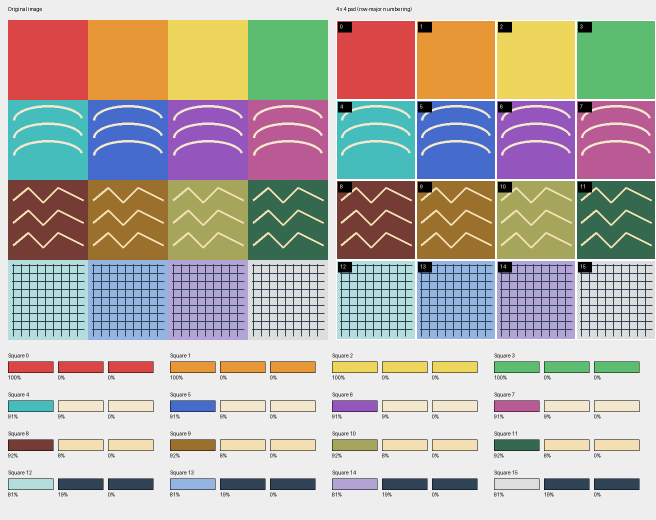
#> input picture challenge-6-prototype/chordcat-image-sonification-team/chordcat-image-sonification/examples/grid.png, 1312 x 1040 px (shown at 1/2 size)
$ python main.py examples/grid.png
#> lines starting #> are read from the running program, lines starting #| are printed output that depends on the picture; after the words box and inside, x2 and y2 are one past the last pixel; in counts of white or black regions, pixels touching at a corner belong together
### challenge-6-prototype/chordcat-image-sonification-team/chordcat-image-sonification/sonification/image_analysis.py
"""Pillow/OpenCV feature extraction, deliberately independent of musical mapping."""
import colorsys
import cv2
import numpy as np
from PIL import Image, ImageOps
from sklearn.cluster import KMeans
from threadpoolctl import threadpool_limits
from .models import Color, ImageFeatures, RegionFeatures
from .shape_analysis import analyze_shape


def load_grid_image(path):
    with Image.open(path) as source:
        # Honor camera orientation; composite transparency on white consistently.
        rgba = ImageOps.exif_transpose(source).convert('RGBA')
        canvas = Image.new('RGBA', rgba.size, 'white')
        canvas.alpha_composite(rgba)
        rgb = np.asarray(canvas.convert('RGB'))
    h, w = rgb.shape[:2]
    if min(w, h) < 4:
        raise ValueError('Image must be at least 4 by 4 pixels.')
    return np.pad(rgb, ((0, (-h)%4), (0, (-w)%4), (0, 0)), mode='edge'), (w, h)


def dominant_colors(rgb, sample_limit=4096):
    # Fixed, evenly distributed sample bounds runtime and preserves reproducibility.
    pixels = rgb.reshape(-1, 3)
    sample = pixels[np.linspace(0, len(pixels)-1,
                                min(sample_limit, len(pixels)), dtype=int)]
    lab = cv2.cvtColor(sample.astype(np.float32).reshape(1, -1, 3)/255,
                       cv2.COLOR_RGB2LAB).reshape(-1, 3)
    k = min(3, len(np.unique(lab, axis=0)))
    with threadpool_limits(limits=1):
        model = KMeans(n_clusters=k, random_state=0, n_init=10, algorithm='lloyd').fit(lab)
    counts = np.bincount(model.labels_, minlength=k)
    colors = []
    for center, count in zip(model.cluster_centers_, counts):
        representative = cv2.cvtColor(center.reshape(1, 1, 3), cv2.COLOR_LAB2RGB)[0, 0]
        rgb_value = tuple(int(v) for v in np.clip(np.rint(representative*255), 0, 255))
        hue, saturation, brightness = colorsys.rgb_to_hsv(*(v/255 for v in rgb_value))
        colors.append(Color(rgb_value, hue*360, saturation, brightness,
                            float(center[0]), float(count/len(sample))))
    colors.sort(key=lambda c: (-c.weight, c.rgb))
    # Uniform/bicolor images have fewer than three real clusters. Pad the palette
    # with zero-weight duplicates instead of fabricating nonexistent colors.
    while len(colors) < 3:
        c = colors[-1]
        colors.append(Color(c.rgb, c.hue, c.saturation, c.brightness, c.lightness, 0.0))
    return colors


def extract_image_features(path):
    rgb, source_size = load_grid_image(path)
#> in load_grid_image, source is the input picture: PIL image 1312x1040 RGB; mean R, G, B 180.7, 174.5, 167.3
#> in load_grid_image, `canvas = Image.new('RGBA', rgba.size, 'white')`: canvas: PIL image 1312x1040 RGBA; every value is 255
    h, w = rgb.shape[:2]
    palette = dominant_colors(rgb)
    # Whole-image averages are independent of the three-color approximation.
    small = cv2.resize(rgb, (min(w, 256), min(h, 256))).astype(np.float32)/255
    hsv = cv2.cvtColor(small, cv2.COLOR_RGB2HSV)
    lab = cv2.cvtColor(small, cv2.COLOR_RGB2LAB)
    global_shape = analyze_shape(rgb)
    squares = {}
    for i in range(16):
        row, col = divmod(i, 4)
        x, y = col*(w//4), row*(h//4)
        region = rgb[y:y+h//4, x:x+w//4]
        squares[i] = RegionFeatures(i, (x, y, x+w//4, y+h//4),
                                    dominant_colors(region), analyze_shape(region))
    return ImageFeatures(source_size, (w, h), palette, float(hsv[..., 1].mean()),
                         float(lab[..., 0].mean()), global_shape, squares)

### challenge-6-prototype/chordcat-image-sonification-team/chordcat-image-sonification/sonification/shape_analysis.py
"""Geometry only; measurements are normalized heuristics, not semantic recognition."""
import cv2
import numpy as np
from .models import Shape


def analyze_shape(rgb):
    gray = cv2.cvtColor(rgb, cv2.COLOR_RGB2GRAY)
    # Normalize analysis resolution to reduce dependence on input image size.
    h, w = gray.shape
    gray = cv2.resize(gray, (max(8, round(192*w/max(h,w))),
                             max(8, round(192*h/max(h,w)))))
    gray = cv2.GaussianBlur(gray, (3, 3), 0)
    edges = cv2.Canny(gray, 50, 120)
    density = float(np.count_nonzero(edges) / edges.size)
    contours, _ = cv2.findContours(edges, cv2.RETR_LIST, cv2.CHAIN_APPROX_NONE)
    lengths, sharp, turns = [], 0, 0
    for c in contours:
        length = cv2.arcLength(c, False)
        if length < 5:
            continue
        lengths.append(length)
        p = cv2.approxPolyDP(c, 1.5, False).reshape(-1, 2).astype(float)
        for a, b, d in zip(p, p[1:], p[2:]):
            u, v = b-a, d-b
            norm = np.linalg.norm(u)*np.linalg.norm(v)
            if norm:
                angle = np.degrees(np.arccos(np.clip(u@v/norm, -1, 1)))
                sharp += angle > 45
                turns += 1
    long_ratio = float(sum(x for x in lengths if x > .6*max(gray.shape)) /
                       max(sum(lengths), 1))
    angularity = float(sharp/max(turns, 1))
    smoothness = 1-angularity if lengths else 0.0
    # Axial orientation: a line has no arrow. Convert y-down image coordinates
    # to y-up and interpret its slope from left to right. Vertical is neutral.
    lines = cv2.HoughLinesP(edges, 1, np.pi/180, threshold=15,
                           minLineLength=max(6, min(gray.shape)//5), maxLineGap=4)
    orientation, strength = None, 0.0
    if lines is not None:
        lines = lines[:, 0, :].astype(float)
        dx, dy = lines[:, 2]-lines[:, 0], -(lines[:, 3]-lines[:, 1])
        weights = np.hypot(dx, dy)
        angles = np.arctan2(dy, dx)
        z = np.sum(weights*np.exp(2j*angles))/max(weights.sum(), 1)
        strength = float(abs(z))
        orientation = float(np.degrees(np.angle(z)/2))
    flow = long_ratio*smoothness
    complexity = float(np.clip(.65*min(density/.20, 1)+.35*angularity, 0, 1))
    return Shape(density, long_ratio, angularity, orientation, strength,
                 smoothness, flow, complexity)

### challenge-6-prototype/chordcat-image-sonification-team/chordcat-image-sonification/sonification/color_mapping.py
"""Editable artistic rules. These associations are design choices, not universal
color/emotion relationships. All chords are built relative to the global scale.
"""
from .models import Chord, MusicalContext

KEYS = ('C', 'C#', 'D', 'Eb', 'E', 'F', 'F#', 'G', 'Ab', 'A', 'Bb', 'B')
MAJOR = (0, 2, 4, 5, 7, 9, 11)
MINOR = (0, 2, 3, 5, 7, 8, 10)  # natural minor: no out-of-scale leading tone


def hue_degree(color):
    if color.saturation < .12:
        return 0  # Hue is unstable near gray; anchor neutral colors to tonic.
    h = color.hue % 360
    if h < 15 or h >= 345:
        return 0
    for end, degree in ((45, 1), (75, 2), (165, 3), (195, 4), (255, 5), (345, 6)):
        if h < end:
            return degree


def choose_context(features):
    primary = features.dominant_colors[0]
    tonic = int((primary.hue+15)//30) % 12 if primary.saturation >= .12 else 0
    mode = 'major' if features.mean_lightness >= 50 else 'minor'
    tempo = round(72+32*features.mean_saturation+24*features.shape.complexity)
    return MusicalContext(KEYS[tonic], tonic, mode, tempo, MAJOR if mode == 'major' else MINOR)


def scale_pitch(context, degree, base=60):
    octave, step = divmod(degree, 7)
    return base+context.tonic_pc+12*octave+context.scale[step]


def make_chord(context, color):
    degree = hue_degree(color)
    pitches = tuple(scale_pitch(context, degree+i, base=48) for i in (0, 2, 4))
    intervals = tuple(p-pitches[0] for p in pitches)
    quality = {(0, 4, 7): 'major', (0, 3, 7): 'minor', (0, 3, 6): 'diminished'}[intervals]
    roman = ('I', 'II', 'III', 'IV', 'V', 'VI', 'VII')[degree]
    if quality != 'major':
        roman = roman.lower()
    if quality == 'diminished':
        roman += '°'
    return Chord(degree+1, roman, pitches)

### challenge-6-prototype/chordcat-image-sonification-team/chordcat-image-sonification/sonification/music_generation.py
"""Pure feature-to-music mapping. No image processing, playback, or MIDI imports."""
from .color_mapping import choose_context, hue_degree, make_chord, scale_pitch
from .models import Analysis, Motif, Note

# A shared four-beat rhythmic vocabulary provides family resemblance.
RHYTHMS = {2: (0., 2.), 4: (0., 1., 2., 3.),
           6: (0., .5, 1., 2., 2.5, 3.),
           8: (0., .5, 1., 1.5, 2., 2.5, 3., 3.5)}
GESTURE = (0, 1, 2, 1, 0, -1, 1, 0)


def generate_motif(region, context):
    s = region.shape
    chord = make_chord(context, region.dominant_colors[0])
    root = chord.degree-1
    activity = max(0., min(1., .65*s.complexity+.35*s.angularity-.25*s.flow))
    count = 2 if activity < .22 else 4 if activity < .45 else 6 if activity < .7 else 8
    starts = RHYTHMS[count]
    articulation = 'legato' if s.flow > .55 else 'staccato' if s.angularity > .35 else 'tenuto'
    gate = {'legato': 1.0, 'staccato': .48, 'tenuto': .85}[articulation]
    # Sparse regions leave audible space even when their few contours are smooth.
    if s.edge_density < .015:
        gate = min(gate, .65)
    angle = s.orientation_degrees
    direction = 0
    if angle is not None and s.orientation_strength > .35 and 15 < abs(angle) < 75:
        direction = 1 if angle > 0 else -1
    chord_steps = [i for i in range(-7, 15) if (i-root)%7 in (0, 2, 4)]
    all_steps = list(range(-7, 15))
    secondary = {hue_degree(c): c.weight for c in region.dominant_colors[1:] if c.weight > 0}
    previous = root
    notes = []
    for j, start in enumerate(starts):
        # Same gesture in every region; geometry changes direction and interval size.
        stride = 2 if s.angularity > .45 else 1
        # Aim two scale steps ahead so a sparse two-note bar still expresses
        # direction after snapping its final note to the triad.
        target = root + (direction*min(2*j, 6) if direction else GESTURE[j]*stride)
        if angle is not None and abs(angle) < 15 and s.orientation_strength > .5:
            target = root  # Horizontal lines favor repeated/stable pitches.
        strong = start in (0., 2.) or j == len(starts)-1
        candidates = chord_steps if strong else all_steps
        limit = 4 if s.angularity > .45 else 2
        local = [i for i in candidates if abs(i-previous) <= limit]
        candidates = local or candidates
        def cost(i):
            # Secondary hues gently attract weak-beat notes to relative scale tones.
            attraction = secondary.get(i%7, 0)*2 if not strong else 0
            return (abs(i-target)+.25*abs(i-previous)-attraction, abs(i-root), i)
        degree = min(candidates, key=cost)
        end = starts[j+1] if j+1 < len(starts) else 4.
        velocity = round(62+22*region.dominant_colors[0].saturation+(8 if strong else 0))
        notes.append(Note(scale_pitch(context, degree), start,
                          round((end-start)*gate, 4), velocity, articulation))
        previous = degree
    return Motif(region.index, chord, notes, context.tempo)


def generate_composition(features):
    context = choose_context(features)
    return Analysis(context, features,
                    {i: generate_motif(region, context) for i, region in features.squares.items()})

### challenge-6-prototype/chordcat-image-sonification-team/chordcat-image-sonification/sonification/models.py
"""Serializable records. Image features contain no musical decisions."""
from dataclasses import asdict, dataclass


@dataclass(frozen=True)
class Color:
    rgb: tuple[int, int, int]
    hue: float  # degrees, 0..360
    saturation: float  # HSV saturation, 0..1
    brightness: float  # HSV value, 0..1
    lightness: float  # CIELAB L*, 0..100
    weight: float


@dataclass(frozen=True)
class Shape:
    edge_density: float
    long_contour_ratio: float
    angularity: float
    orientation_degrees: float | None  # Cartesian angle, -90..90
    orientation_strength: float
    smoothness: float
    flow: float
    complexity: float


@dataclass(frozen=True)
class RegionFeatures:
    index: int
    bounds: tuple[int, int, int, int]
    dominant_colors: list[Color]
    shape: Shape


@dataclass(frozen=True)
class ImageFeatures:
    source_size: tuple[int, int]
    grid_size: tuple[int, int]
    dominant_colors: list[Color]
    mean_saturation: float
    mean_lightness: float
    shape: Shape
    squares: dict[int, RegionFeatures]


@dataclass(frozen=True)
class MusicalContext:
    key: str
    tonic_pc: int
    mode: str
    tempo: int
    scale: tuple[int, ...]


@dataclass(frozen=True)
class Note:
    pitch: int
    start: float  # quarter-note beats
    duration: float
    velocity: int
    articulation: str


@dataclass(frozen=True)
class Chord:
    degree: int  # one-based diatonic degree
    symbol: str
    pitches: tuple[int, ...]


@dataclass(frozen=True)
class Motif:
    index: int
    chord: Chord
    notes: list[Note]
    tempo: int
    beats: int = 4


@dataclass(frozen=True)
class Analysis:
    context: MusicalContext
    features: ImageFeatures
    squares: dict[int, Motif]

    def to_dict(self):
        squares = {}
        for i, motif in self.squares.items():
            feature = self.features.squares[i]
            squares[str(i)] = {
                'bounds': feature.bounds,
                'dominant_colors': [asdict(c) for c in feature.dominant_colors],
                **asdict(feature.shape),
                **asdict(motif),
            }
        return {'global': asdict(self.context),
                'image': {'source_size': self.features.source_size,
                          'grid_size': self.features.grid_size}, 'squares': squares}

### challenge-6-prototype/chordcat-image-sonification-team/chordcat-image-sonification/sonification/__init__.py
from .image_analysis import extract_image_features
from .music_generation import generate_composition
from .midi_export import play_or_export_motif


def analyze_image(path):
    """Convenience pipeline. Use the two stages separately to experiment with mapping."""
    return generate_composition(extract_image_features(path))
#> in extract_image_features, `rgb, source_size = load_grid_image(path)`: source_size = (1312, 1040)
#> in dominant_colors, `k = min(3, len(np.unique(lab, axis=0)))`: k = 3
#> in dominant_colors, `counts = np.bincount(model.labels_, minlength=k)`: counts = [2104, 1072, 920]
#> the loop in dominant_colors, `for center, count in zip(model.cluster_centers_, counts):` made 3 passes
#> (center, count, representative, rgb_value, hue, saturation, brightness) on passes 1 to 3: ([90.12, -2.99, -0.899], 2104, [0.862, 0.896, 0.895], (220, 229, 228), 0.481, 0.0393, 0.898), ([42.67, 27.5, -11.73], 1072, [0.534, 0.329, 0.473], (136, 84, 121), 0.881, 0.382, 0.533), ([64.17, -8.78, 41.14], 920, [0.644, 0.621, 0.314], (164, 158, 80), 0.155, 0.512, 0.643)
#> after the loop in dominant_colors, `for center, count in zip(model.cluster_centers_, counts):`: colors = 3 items
#> in extract_image_features, `small = cv2.resize(rgb, (min(w, 256), min(h, 256))).astype(np.float32)..`:
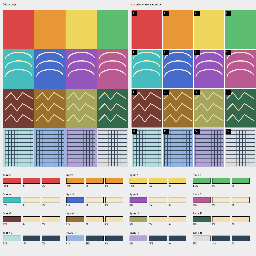
#> small: shape (256, 256, 3) float32; mean R, G, B 0.703, 0.679, 0.651
#> in extract_image_features, `hsv = cv2.cvtColor(small, cv2.COLOR_RGB2HSV)`: hsv: shape (256, 256, 3) float32; mean H, S, V 84.3, 0.3, 0.8
#> in extract_image_features, `lab = cv2.cvtColor(small, cv2.COLOR_RGB2LAB)`: lab: shape (256, 256, 3) float32; mean of channels 0, 1, 2 71.3, 3.7, 5.7
#> in analyze_shape, `gray = cv2.GaussianBlur(gray, (3, 3), 0)`:
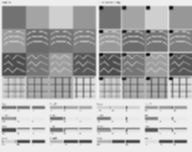
#> gray: shape (152, 192); min 0, max 242, mean 176.7
#> in analyze_shape, `edges = cv2.Canny(gray, 50, 120)`:
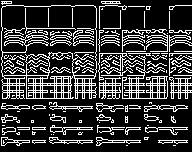
#> edges: shape (152, 192); 22.6% white in thin lines or dots
#> in analyze_shape, `density = float(np.count_nonzero(edges) / edges.size)`: density = 0.226
#> in analyze_shape, `contours, _ = cv2.findContours(edges, cv2.RETR_LIST, cv2.CHAIN_APPROX_..`: contours = 429 contours, 325 with area under 20; largest, box (x1, y1, x2, y2) and area: (1, 5, 97, 99) 8240, (1, 5, 97, 77) 5516, (98, 53, 168, 99) 656, (42, 52, 74, 84) 599, (25, 54, 50, 76) 412
#> the loop in analyze_shape, `for c in contours:` made 429 passes
#> (length, p) on passes 3 to 5: (25.07, [[174, 141], [186, 141], [175, 142]]), (27.07, [[159, 141], [172, 141], [160, 142]]), (27.07, [[126, 141], [139, 141], [127, 142]])
#> after the loop in analyze_shape, `for c in contours:`: lengths = 351 values, max 874.6 at index 340, min 5.83 at index 14, mean 34.73; sharp = 1302; turns = 1472
#> in analyze_shape, `long_ratio = float(sum(x for x in lengths if x > .6*max(gray.shape)) /..`: long_ratio = 0.401
#> in analyze_shape, `angularity = float(sharp/max(turns, 1))`: angularity = 0.885
#> in analyze_shape, `smoothness = 1-angularity if lengths else 0.0`: smoothness = 0.115
#> in analyze_shape, `lines = cv2.HoughLinesP(edges, 1, np.pi/180, threshold=15, minLineLeng..`: lines = 69 rows, first 6: [3, 85, 191, 85], [3, 92, 191, 92], [3, 83, 191, 83], [1, 142, 140, 142], [4, 78, 190, 78], [1, 108, 97, 108]
#> in analyze_shape, `dx, dy = lines[:, 2]-lines[:, 0], -(lines[:, 3]-lines[:, 1])`: dx = 69 values, max 189 at index 18, min 0 at index 53, mean 61.64; dy = 69 values, max 71 at index 56, min -59 at index 36, mean 0.188
#> in analyze_shape, `weights = np.hypot(dx, dy)`: weights = 69 values, max 189 at index 18, min 30 at index 37, mean 64.77
#> in analyze_shape, `angles = np.arctan2(dy, dx)`: angles = 69 values, max 1.57 at index 56, min -1.57 at index 53, mean -0.00294
#> in analyze_shape, `strength = float(abs(z))`: strength = 0.903
#> in analyze_shape, `orientation = float(np.degrees(np.angle(z)/2))`: orientation = -0.141
#> in analyze_shape, `flow = long_ratio*smoothness`: flow = 0.0463
#> in analyze_shape, `complexity = float(np.clip(.65*min(density/.20, 1)+.35*angularity, 0, ..`: complexity = 0.96
#> the loop in extract_image_features, `for i in range(16):` made 16 passes
#> (counts in dominant_colors, density in analyze_shape, long_ratio in analyze_shape, angularity in analyze_shape, smoothness in analyze_shape, strength in analyze_shape, orientation in analyze_shape, flow in analyze_shape) on passes 9 to 16: ([427, 3401, 268], 0.209, 0.458, 0.979, 0.0211, 0.0517, 89.81, 0.00968), ([3253, 576, 267], 0.209, 0.415, 0.981, 0.0185, 0.24, -0.0408, 0.00769), ([472, 3357, 267], 0.218, 0.481, 0.973, 0.0267, 0.251, -0.236, 0.0128), ([268, 3215, 613], 0.217, 0.448, 0.967, 0.0331, 0.052, 89.62, 0.0148), ([3613, 394, 89], 0.0784, 0.73, 0.843, 0.157, 1, -0.0514, 0.115), ([3598, 409, 89], 0.0826, 0.728, 0.833, 0.167, 1, -2.79e-06, 0.122), ([3587, 329, 180], 0.0817, 0.764, 0.83, 0.17, 1, -0.0801, 0.13), ([3607, 394, 95], 0.0826, 0.734, 0.849, 0.151, 1, 0.0482, 0.111)
#> (counts in dominant_colors, density in analyze_shape, long_ratio in analyze_shape, angularity in analyze_shape, smoothness in analyze_shape, dx in analyze_shape, dy in analyze_shape, weights in analyze_shape) on passes 1 to 3: ([2400, 394, 1302], 0.0482, 0.978, 0.495, 0.505, [182, 182, 0, 0, 35, 39, 0], [0, 0, 127, 89, 2, -1, 36], [182, 182, 127, 89, 35.06, 39.01, 36]), ([1990, 826, 1280], 0.0392, 1, 0.351, 0.649, [191, 0, 0, 97], [0, 92, 92, 0], [191, 92, 92, 97]), ([461, 2243, 1392], 0.066, 0.843, 0.726, 0.274, [67, 0, 0, 179, 0, 30, 65, 180, 70, 1], [0, 76, 127, 0, 124, 0, -2, 0, 0, 32], [67, 76, 127, 179, 124, 30, 65.03, 180, 70, 32.02])
#> pass 1, in extract_image_features, `region = rgb[y:y+h//4, x:x+w//4]`:
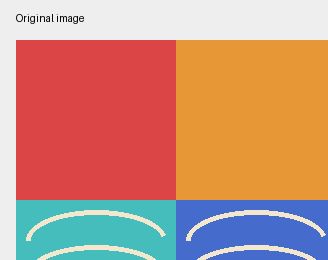
#> region: shape (260, 328, 3); mean R, G, B 198.3, 145.1, 125.4
#> pass 1, in analyze_shape (call 2), `gray = cv2.resize(gray, (max(8, round(192*w/max(h,w))), max(8, round(1..`:
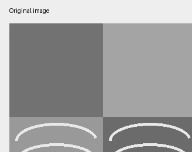
#> gray: shape (152, 192); min 37, max 238, mean 158.6
#> pass 1, in analyze_shape (call 2), `gray = cv2.GaussianBlur(gray, (3, 3), 0)`:
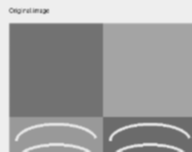
#> gray: shape (152, 192); min 102, max 238, mean 158.6
#> after the loop in extract_image_features, `for i in range(16):`:
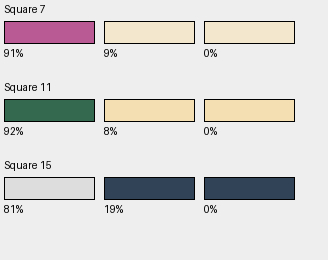
#> region: shape (260, 328, 3); mean R, G, B 217.1, 215.6, 214
#> after the loop in extract_image_features, `for i in range(16):`: squares = 16 items
#> in choose_context, `tonic = int((primary.hue+15)//30) % 12 if primary.saturation >= .12 el..`: tonic = 0


__all__ = ['analyze_image', 'extract_image_features', 'generate_composition', 'play_or_export_motif']

### challenge-6-prototype/chordcat-image-sonification-team/chordcat-image-sonification/main.py
"""CLI: python main.py image.jpg --json result.json --midi result.mid --debug grid.png"""
import argparse
import json
from pathlib import Path
from sonification import analyze_image
from sonification.debug_image import save_debug_image
from sonification.midi_export import export_midi


def main():
    parser = argparse.ArgumentParser(description='Deterministic 4x4 image sonification')
    parser.add_argument('image', type=Path)
    parser.add_argument('--json', type=Path, default=Path('analysis.json'))
    parser.add_argument('--midi', type=Path)
    parser.add_argument('--debug', type=Path)
    args = parser.parse_args()
    result = analyze_image(args.image)
    args.json.parent.mkdir(parents=True, exist_ok=True)
    args.json.write_text(json.dumps(result.to_dict(), indent=2, allow_nan=False)+'\n')
    c = result.context
    print(f'{c.key} {c.mode}, {c.tempo} BPM | pitches=MIDI, times=quarter-note beats')
#| C major, 105 BPM | pitches=MIDI, times=quarter-note beats
    for i, m in result.squares.items():
        f = result.features.squares[i]
        print(f'{i:2d}: RGB {f.dominant_colors[0].rgb!s:16} '
              f'edge={f.shape.edge_density:.3f} angular={f.shape.angularity:.2f} '
              f'flow={f.shape.flow:.2f} | {m.chord.symbol:4} '
              f'{len(m.notes)} notes ({m.notes[0].articulation}): '
              + ', '.join(f'{n.pitch}@{n.start:g}/{n.duration:g}' for n in m.notes))
#> this loop made 16 passes
#|  0: RGB (226, 113, 63)   edge=0.048 angular=0.50 flow=0.49 | ii   4 notes (staccato): 62@0/0.48, 65@1/0.48, 69@2/0.48, 65@3/0.48
#|  1: RGB (151, 208, 156)  edge=0.039 angular=0.35 flow=0.65 | IV   2 notes (legato): 65@0/2, 65@2/2
#|  2: RGB (226, 113, 63)   edge=0.066 angular=0.73 flow=0.23 | ii   6 notes (staccato): 62@0/0.24, 65@0.5/0.24, 69@1/0.48, 65@2/0.24, 62@2.5/0.24, 57@3/0.48
#|  3: RGB (173, 201, 102)  edge=0.067 angular=0.67 flow=0.29 | IV   6 notes (staccato): 65@0/0.24, 69@0.5/0.24, 72@1/0.48, 69@2/0.24, 65@2.5/0.24, 60@3/0.48
#|  4: RGB (136, 85, 50)    edge=0.086 angular=0.53 flow=0.45 | ii   4 notes (staccato): 62@0/0.48, 65@1/0.48, 69@2/0.48, 65@3/0.48
#|  5: RGB (167, 88, 168)   edge=0.085 angular=0.55 flow=0.43 | vii° 4 notes (staccato): 71@0/0.48, 74@1/0.48, 77@2/0.48, 74@3/0.48
#|  6: RGB (131, 82, 49)    edge=0.107 angular=0.61 flow=0.37 | ii   6 notes (staccato): 62@0/0.24, 65@0.5/0.24, 69@1/0.48, 65@2/0.24, 62@2.5/0.24, 57@3/0.48
#|  7: RGB (193, 187, 130)  edge=0.118 angular=0.63 flow=0.34 | iii  6 notes (staccato): 64@0/0.24, 67@0.5/0.24, 71@1/0.48, 67@2/0.24, 64@2.5/0.24, 59@3/0.48
#> (further printed lines are left out)
    if args.midi:
        export_midi(result.squares.values(), args.midi)
    if args.debug:
        save_debug_image(args.image, result.features, args.debug)


if __name__ == '__main__':
    main()
